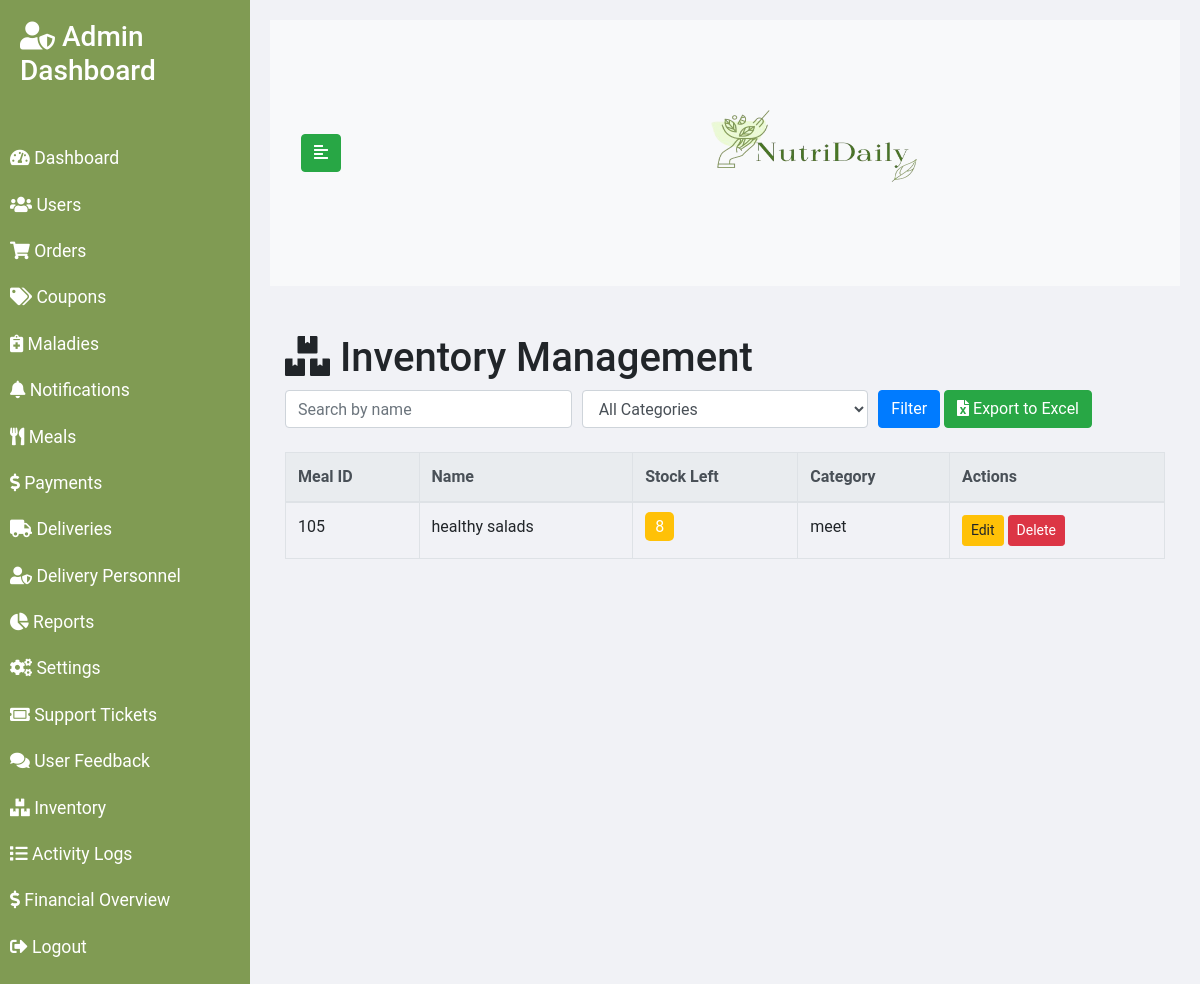
The page /inventory.php (signed in) on the database as committed earlier.
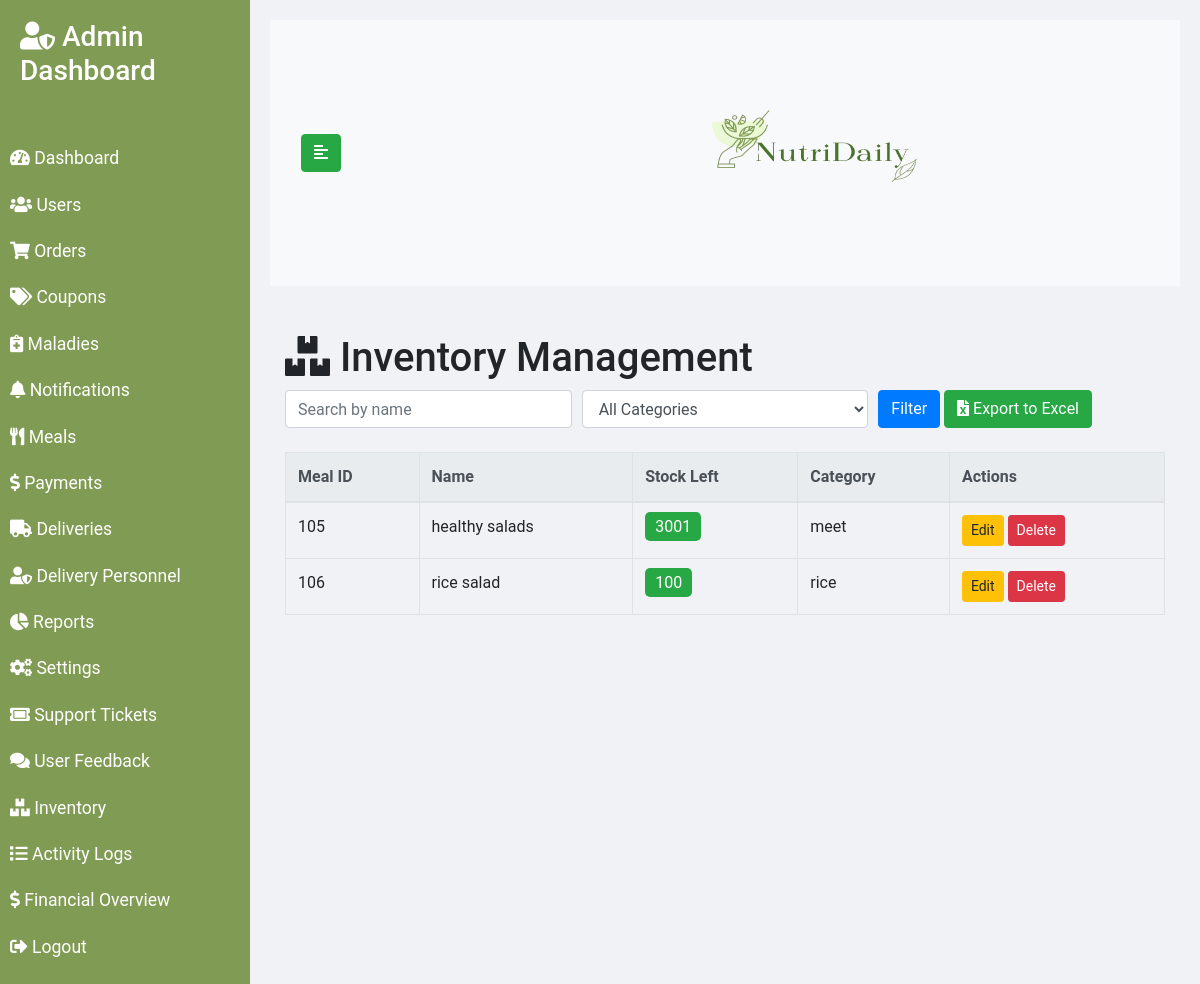
The same page on the database as committed later.
### tables this page shows
CREATE TABLE `meals` (
  `meal_id` int(11) NOT NULL,
  `name` varchar(100) DEFAULT NULL,
  `description` text,
  `malady_id` int(11) DEFAULT NULL,
  `price` decimal(10,2) DEFAULT NULL,
  `image` varchar(255) DEFAULT NULL,
  `created_at` timestamp NOT NULL DEFAULT CURRENT_TIMESTAMP,
  `updated_at` timestamp NOT NULL DEFAULT CURRENT_TIMESTAMP ON UPDATE CURRENT_TIMESTAMP,
  `category_id` int(11) DEFAULT NULL,
  `stock` int(11) NOT NULL DEFAULT '0',
  `category` varchar(255) NOT NULL
);

CREATE TABLE `categories` (
  `category_id` int(11) NOT NULL,
  `name` varchar(100) NOT NULL
);

### inventory.php (the view, shortened to what the changed rows need)
<?php
require 'config/db.php';
$search = isset($_GET['search']) ? $_GET['search'] : '';
$category_filter = isset($_GET['category']) ? $_GET['category'] : '';
$sql = "SELECT meals.meal_id, meals.name, meals.stock, categories.category_id, categories.name AS category_name
        FROM meals
        JOIN categories ON meals.category = categories.category_id
        WHERE meals.name LIKE ? AND (categories.category_id = ? OR ? = '')
        ORDER BY meals.name ASC";
$stmt = $conn->prepare($sql);
$search_param = "%$search%";
$stmt->bind_param("sis", $search_param, $category_filter, $category_filter);
$stmt->execute();
$result = $stmt->get_result();
?>
<!DOCTYPE html>
<html lang="en">
<head>
    <link rel="stylesheet" href="https://maxcdn.bootstrapcdn.com/bootstrap/4.5.2/css/bootstrap.min.css">
    <link rel="stylesheet" href="https://cdnjs.cloudflare.com/ajax/libs/font-awesome/5.15.4/css/all.min.css">
</head>
<body>
<div class="wrapper">
    <div id="content">
        <div class="container mt-5">
            <h1><i class="fas fa-boxes"></i> Inventory Management</h1>
            <table class="table table-bordered">
                <thead class="thead-light">
                    <tr>
                        <th>Meal ID</th>
                        <th>Name</th>
                        <th>Stock Left</th>
                        <th>Category</th>
                        <th>Actions</th>
                    </tr>
                </thead>
                <tbody>
                    <?php while ($row = $result->fetch_assoc()): ?>
                        <tr>
                            <td><?php echo $row['meal_id']; ?></td>
                            <td><?php echo $row['name']; ?></td>
                            <td>
                                <?php
                                $stock = $row['stock'];
                                $stock_class = $stock > 10 ? 'in-stock' : ($stock > 0 ? 'low-stock' : 'out-of-stock');
                                ?>
                                <span class="stock-status <?php echo $stock_class; ?>" id="stock-<?php echo $row['meal_id']; ?>"><?php echo $stock; ?></span>
                            </td>
                            <td><?php echo $row['category_name']; ?></td>
                            <td>
                                <button class="btn btn-sm btn-warning edit-btn" data-id="<?php echo $row['meal_id']; ?>" data-name="<?php echo $row['name']; ?>" data-stock="<?php echo $row['stock']; ?>" data-category="<?php echo $row['category_id']; ?>">Edit</button>
                                <button class="btn btn-sm btn-danger delete-btn" data-id="<?php echo $row['meal_id']; ?>">Delete</button>
                            </td>
                        </tr>
                    <?php endwhile; ?>
                </tbody>
            </table>
        </div>
    </div>
</div>
</body>
</html>

Rows that differ between the two databases and show on the page:
changed meals "healthy salads": stock "8" → "3001"
added meals: meal_id "106", name "rice salad", stock "100", categories.name "rice"
